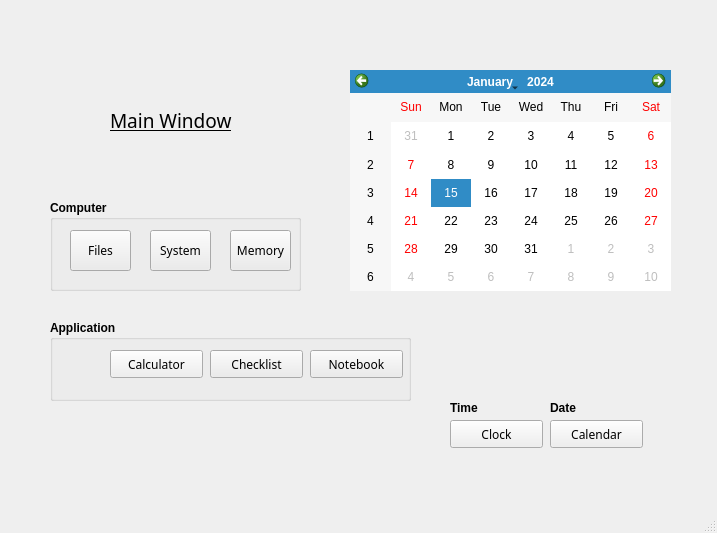
<?xml version="1.0" encoding="UTF-8"?>
<ui version="4.0">
 <class>MainWindow</class>
 <widget class="QMainWindow" name="MainWindow">
  <property name="geometry">
   <rect>
    <x>0</x>
    <y>0</y>
    <width>717</width>
    <height>533</height>
   </rect>
  </property>
  <property name="windowTitle">
   <string>MainWindow</string>
  </property>
  <widget class="QWidget" name="centralwidget">
   <widget class="QPushButton" name="pushButton_2">
    <property name="geometry">
     <rect>
      <x>210</x>
      <y>350</y>
      <width>93</width>
      <height>28</height>
     </rect>
    </property>
    <property name="font">
     <font>
      <family>Ink Free</family>
     </font>
    </property>
    <property name="text">
     <string>Checklist</string>
    </property>
   </widget>
   <widget class="QPushButton" name="pushButton_3">
    <property name="geometry">
     <rect>
      <x>310</x>
      <y>350</y>
      <width>93</width>
      <height>28</height>
     </rect>
    </property>
    <property name="font">
     <font>
      <family>Ink Free</family>
     </font>
    </property>
    <property name="text">
     <string>Notebook</string>
    </property>
   </widget>
   <widget class="QPushButton" name="pushButton_4">
    <property name="geometry">
     <rect>
      <x>450</x>
      <y>420</y>
      <width>93</width>
      <height>28</height>
     </rect>
    </property>
    <property name="font">
     <font>
      <family>Ink Free</family>
     </font>
    </property>
    <property name="text">
     <string>Clock</string>
    </property>
   </widget>
   <widget class="QPushButton" name="pushButton_5">
    <property name="geometry">
     <rect>
      <x>550</x>
      <y>420</y>
      <width>93</width>
      <height>28</height>
     </rect>
    </property>
    <property name="font">
     <font>
      <family>Ink Free</family>
     </font>
    </property>
    <property name="text">
     <string>Calendar</string>
    </property>
   </widget>
   <widget class="QLabel" name="label">
    <property name="geometry">
     <rect>
      <x>450</x>
      <y>400</y>
      <width>41</width>
      <height>16</height>
     </rect>
    </property>
    <property name="font">
     <font>
      <family>Arial</family>
      <weight>75</weight>
      <bold>true</bold>
      <underline>false</underline>
     </font>
    </property>
    <property name="text">
     <string>Time</string>
    </property>
   </widget>
   <widget class="QLabel" name="label_2">
    <property name="geometry">
     <rect>
      <x>550</x>
      <y>400</y>
      <width>41</width>
      <height>16</height>
     </rect>
    </property>
    <property name="font">
     <font>
      <family>Arial</family>
      <weight>75</weight>
      <bold>true</bold>
      <underline>false</underline>
     </font>
    </property>
    <property name="text">
     <string>Date</string>
    </property>
   </widget>
   <widget class="QGroupBox" name="groupBox">
    <property name="geometry">
     <rect>
      <x>50</x>
      <y>320</y>
      <width>361</width>
      <height>81</height>
     </rect>
    </property>
    <property name="font">
     <font>
      <family>Arial</family>
      <weight>75</weight>
      <bold>true</bold>
     </font>
    </property>
    <property name="title">
     <string>Application</string>
    </property>
   </widget>
   <widget class="QPushButton" name="pushButton">
    <property name="geometry">
     <rect>
      <x>110</x>
      <y>350</y>
      <width>93</width>
      <height>28</height>
     </rect>
    </property>
    <property name="font">
     <font>
      <family>Ink Free</family>
     </font>
    </property>
    <property name="text">
     <string>Calculator</string>
    </property>
   </widget>
   <widget class="QCalendarWidget" name="calendarWidget">
    <property name="geometry">
     <rect>
      <x>350</x>
      <y>70</y>
      <width>321</width>
      <height>221</height>
     </rect>
    </property>
    <property name="locale">
     <locale language="English" country="UnitedStates"/>
    </property>
   </widget>
   <widget class="QPushButton" name="pushButton_6">
    <property name="geometry">
     <rect>
      <x>70</x>
      <y>230</y>
      <width>61</width>
      <height>41</height>
     </rect>
    </property>
    <property name="font">
     <font>
      <family>Ink Free</family>
     </font>
    </property>
    <property name="text">
     <string>Files</string>
    </property>
   </widget>
   <widget class="QPushButton" name="pushButton_7">
    <property name="geometry">
     <rect>
      <x>150</x>
      <y>230</y>
      <width>61</width>
      <height>41</height>
     </rect>
    </property>
    <property name="font">
     <font>
      <family>Ink Free</family>
     </font>
    </property>
    <property name="text">
     <string>System</string>
    </property>
   </widget>
   <widget class="QPushButton" name="pushButton_8">
    <property name="geometry">
     <rect>
      <x>230</x>
      <y>230</y>
      <width>61</width>
      <height>41</height>
     </rect>
    </property>
    <property name="font">
     <font>
      <family>Ink Free</family>
     </font>
    </property>
    <property name="text">
     <string>Memory</string>
    </property>
   </widget>
   <widget class="QGroupBox" name="groupBox_2">
    <property name="geometry">
     <rect>
      <x>50</x>
      <y>200</y>
      <width>251</width>
      <height>91</height>
     </rect>
    </property>
    <property name="font">
     <font>
      <family>Arial</family>
      <weight>75</weight>
      <bold>true</bold>
     </font>
    </property>
    <property name="title">
     <string>Computer</string>
    </property>
   </widget>
   <widget class="QLabel" name="label_3">
    <property name="geometry">
     <rect>
      <x>110</x>
      <y>90</y>
      <width>151</width>
      <height>61</height>
     </rect>
    </property>
    <property name="font">
     <font>
      <family>MV Boli</family>
      <pointsize>14</pointsize>
      <underline>true</underline>
     </font>
    </property>
    <property name="text">
     <string>Main Window</string>
    </property>
   </widget>
  </widget>
  <widget class="QMenuBar" name="menubar">
   <property name="geometry">
    <rect>
     <x>0</x>
     <y>0</y>
     <width>717</width>
     <height>26</height>
    </rect>
   </property>
  </widget>
  <widget class="QStatusBar" name="statusbar"/>
 </widget>
 <resources/>
 <connections/>
</ui>
